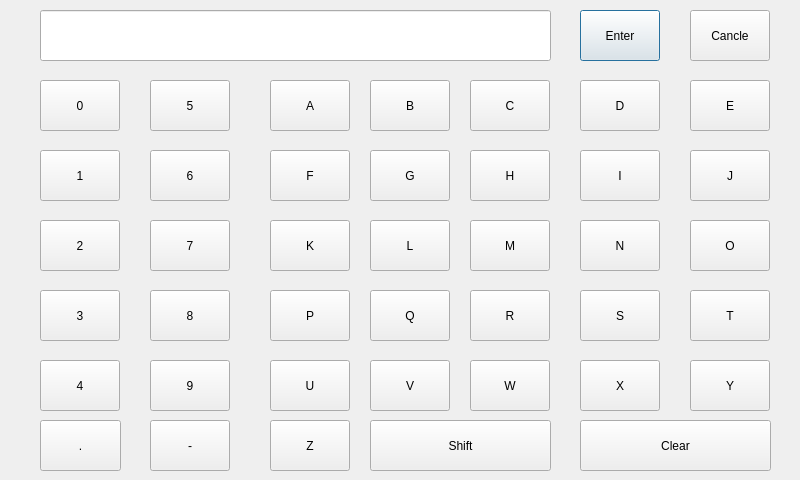
<?xml version="1.0" encoding="UTF-8"?>
<ui version="4.0">
 <class>KeyBoard</class>
 <widget class="QDialog" name="KeyBoard">
  <property name="geometry">
   <rect>
    <x>0</x>
    <y>0</y>
    <width>800</width>
    <height>480</height>
   </rect>
  </property>
  <property name="minimumSize">
   <size>
    <width>800</width>
    <height>480</height>
   </size>
  </property>
  <property name="windowTitle">
   <string>Dialog</string>
  </property>
  <widget class="QLineEdit" name="input">
   <property name="geometry">
    <rect>
     <x>40</x>
     <y>10</y>
     <width>511</width>
     <height>51</height>
    </rect>
   </property>
   <property name="readOnly">
    <bool>true</bool>
   </property>
  </widget>
  <widget class="QPushButton" name="enter">
   <property name="geometry">
    <rect>
     <x>580</x>
     <y>10</y>
     <width>80</width>
     <height>51</height>
    </rect>
   </property>
   <property name="text">
    <string>Enter</string>
   </property>
  </widget>
  <widget class="QPushButton" name="cancle">
   <property name="geometry">
    <rect>
     <x>690</x>
     <y>10</y>
     <width>80</width>
     <height>51</height>
    </rect>
   </property>
   <property name="text">
    <string>Cancle</string>
   </property>
  </widget>
  <widget class="QPushButton" name="k0">
   <property name="geometry">
    <rect>
     <x>40</x>
     <y>80</y>
     <width>80</width>
     <height>51</height>
    </rect>
   </property>
   <property name="text">
    <string>0</string>
   </property>
  </widget>
  <widget class="QPushButton" name="k5">
   <property name="geometry">
    <rect>
     <x>150</x>
     <y>80</y>
     <width>80</width>
     <height>51</height>
    </rect>
   </property>
   <property name="text">
    <string>5</string>
   </property>
  </widget>
  <widget class="QPushButton" name="a">
   <property name="geometry">
    <rect>
     <x>270</x>
     <y>80</y>
     <width>80</width>
     <height>51</height>
    </rect>
   </property>
   <property name="text">
    <string>A</string>
   </property>
  </widget>
  <widget class="QPushButton" name="b">
   <property name="geometry">
    <rect>
     <x>370</x>
     <y>80</y>
     <width>80</width>
     <height>51</height>
    </rect>
   </property>
   <property name="text">
    <string>B</string>
   </property>
  </widget>
  <widget class="QPushButton" name="c">
   <property name="geometry">
    <rect>
     <x>470</x>
     <y>80</y>
     <width>80</width>
     <height>51</height>
    </rect>
   </property>
   <property name="text">
    <string>C</string>
   </property>
  </widget>
  <widget class="QPushButton" name="d">
   <property name="geometry">
    <rect>
     <x>580</x>
     <y>80</y>
     <width>80</width>
     <height>51</height>
    </rect>
   </property>
   <property name="text">
    <string>D</string>
   </property>
  </widget>
  <widget class="QPushButton" name="e">
   <property name="geometry">
    <rect>
     <x>690</x>
     <y>80</y>
     <width>80</width>
     <height>51</height>
    </rect>
   </property>
   <property name="text">
    <string>E</string>
   </property>
  </widget>
  <widget class="QPushButton" name="j">
   <property name="geometry">
    <rect>
     <x>690</x>
     <y>150</y>
     <width>80</width>
     <height>51</height>
    </rect>
   </property>
   <property name="text">
    <string>J</string>
   </property>
  </widget>
  <widget class="QPushButton" name="g">
   <property name="geometry">
    <rect>
     <x>370</x>
     <y>150</y>
     <width>80</width>
     <height>51</height>
    </rect>
   </property>
   <property name="text">
    <string>G</string>
   </property>
  </widget>
  <widget class="QPushButton" name="f">
   <property name="geometry">
    <rect>
     <x>270</x>
     <y>150</y>
     <width>80</width>
     <height>51</height>
    </rect>
   </property>
   <property name="text">
    <string>F</string>
   </property>
  </widget>
  <widget class="QPushButton" name="i">
   <property name="geometry">
    <rect>
     <x>580</x>
     <y>150</y>
     <width>80</width>
     <height>51</height>
    </rect>
   </property>
   <property name="text">
    <string>I</string>
   </property>
  </widget>
  <widget class="QPushButton" name="h">
   <property name="geometry">
    <rect>
     <x>470</x>
     <y>150</y>
     <width>80</width>
     <height>51</height>
    </rect>
   </property>
   <property name="text">
    <string>H</string>
   </property>
  </widget>
  <widget class="QPushButton" name="k1">
   <property name="geometry">
    <rect>
     <x>40</x>
     <y>150</y>
     <width>80</width>
     <height>51</height>
    </rect>
   </property>
   <property name="text">
    <string>1</string>
   </property>
  </widget>
  <widget class="QPushButton" name="k6">
   <property name="geometry">
    <rect>
     <x>150</x>
     <y>150</y>
     <width>80</width>
     <height>51</height>
    </rect>
   </property>
   <property name="text">
    <string>6</string>
   </property>
  </widget>
  <widget class="QPushButton" name="o">
   <property name="geometry">
    <rect>
     <x>690</x>
     <y>220</y>
     <width>80</width>
     <height>51</height>
    </rect>
   </property>
   <property name="text">
    <string>O</string>
   </property>
  </widget>
  <widget class="QPushButton" name="l">
   <property name="geometry">
    <rect>
     <x>370</x>
     <y>220</y>
     <width>80</width>
     <height>51</height>
    </rect>
   </property>
   <property name="text">
    <string>L</string>
   </property>
  </widget>
  <widget class="QPushButton" name="s">
   <property name="geometry">
    <rect>
     <x>580</x>
     <y>290</y>
     <width>80</width>
     <height>51</height>
    </rect>
   </property>
   <property name="text">
    <string>S</string>
   </property>
  </widget>
  <widget class="QPushButton" name="k">
   <property name="geometry">
    <rect>
     <x>270</x>
     <y>220</y>
     <width>80</width>
     <height>51</height>
    </rect>
   </property>
   <property name="text">
    <string>K</string>
   </property>
  </widget>
  <widget class="QPushButton" name="k3">
   <property name="geometry">
    <rect>
     <x>40</x>
     <y>290</y>
     <width>80</width>
     <height>51</height>
    </rect>
   </property>
   <property name="text">
    <string>3</string>
   </property>
  </widget>
  <widget class="QPushButton" name="t">
   <property name="geometry">
    <rect>
     <x>690</x>
     <y>290</y>
     <width>80</width>
     <height>51</height>
    </rect>
   </property>
   <property name="text">
    <string>T</string>
   </property>
  </widget>
  <widget class="QPushButton" name="p">
   <property name="geometry">
    <rect>
     <x>270</x>
     <y>290</y>
     <width>80</width>
     <height>51</height>
    </rect>
   </property>
   <property name="text">
    <string>P</string>
   </property>
  </widget>
  <widget class="QPushButton" name="n">
   <property name="geometry">
    <rect>
     <x>580</x>
     <y>220</y>
     <width>80</width>
     <height>51</height>
    </rect>
   </property>
   <property name="text">
    <string>N</string>
   </property>
  </widget>
  <widget class="QPushButton" name="k8">
   <property name="geometry">
    <rect>
     <x>150</x>
     <y>290</y>
     <width>80</width>
     <height>51</height>
    </rect>
   </property>
   <property name="text">
    <string>8</string>
   </property>
  </widget>
  <widget class="QPushButton" name="q">
   <property name="geometry">
    <rect>
     <x>370</x>
     <y>290</y>
     <width>80</width>
     <height>51</height>
    </rect>
   </property>
   <property name="text">
    <string>Q</string>
   </property>
  </widget>
  <widget class="QPushButton" name="r">
   <property name="geometry">
    <rect>
     <x>470</x>
     <y>290</y>
     <width>80</width>
     <height>51</height>
    </rect>
   </property>
   <property name="text">
    <string>R</string>
   </property>
  </widget>
  <widget class="QPushButton" name="m">
   <property name="geometry">
    <rect>
     <x>470</x>
     <y>220</y>
     <width>80</width>
     <height>51</height>
    </rect>
   </property>
   <property name="text">
    <string>M</string>
   </property>
  </widget>
  <widget class="QPushButton" name="k2">
   <property name="geometry">
    <rect>
     <x>40</x>
     <y>220</y>
     <width>80</width>
     <height>51</height>
    </rect>
   </property>
   <property name="text">
    <string>2</string>
   </property>
  </widget>
  <widget class="QPushButton" name="k7">
   <property name="geometry">
    <rect>
     <x>150</x>
     <y>220</y>
     <width>80</width>
     <height>51</height>
    </rect>
   </property>
   <property name="text">
    <string>7</string>
   </property>
  </widget>
  <widget class="QPushButton" name="u">
   <property name="geometry">
    <rect>
     <x>270</x>
     <y>360</y>
     <width>80</width>
     <height>51</height>
    </rect>
   </property>
   <property name="text">
    <string>U</string>
   </property>
  </widget>
  <widget class="QPushButton" name="v">
   <property name="geometry">
    <rect>
     <x>370</x>
     <y>360</y>
     <width>80</width>
     <height>51</height>
    </rect>
   </property>
   <property name="text">
    <string>V</string>
   </property>
  </widget>
  <widget class="QPushButton" name="k9">
   <property name="geometry">
    <rect>
     <x>150</x>
     <y>360</y>
     <width>80</width>
     <height>51</height>
    </rect>
   </property>
   <property name="text">
    <string>9</string>
   </property>
  </widget>
  <widget class="QPushButton" name="x">
   <property name="geometry">
    <rect>
     <x>580</x>
     <y>360</y>
     <width>80</width>
     <height>51</height>
    </rect>
   </property>
   <property name="text">
    <string>X</string>
   </property>
  </widget>
  <widget class="QPushButton" name="k4">
   <property name="geometry">
    <rect>
     <x>40</x>
     <y>360</y>
     <width>80</width>
     <height>51</height>
    </rect>
   </property>
   <property name="text">
    <string>4</string>
   </property>
  </widget>
  <widget class="QPushButton" name="y">
   <property name="geometry">
    <rect>
     <x>690</x>
     <y>360</y>
     <width>80</width>
     <height>51</height>
    </rect>
   </property>
   <property name="text">
    <string>Y</string>
   </property>
  </widget>
  <widget class="QPushButton" name="w">
   <property name="geometry">
    <rect>
     <x>470</x>
     <y>360</y>
     <width>80</width>
     <height>51</height>
    </rect>
   </property>
   <property name="text">
    <string>W</string>
   </property>
  </widget>
  <widget class="QPushButton" name="dot">
   <property name="geometry">
    <rect>
     <x>40</x>
     <y>420</y>
     <width>81</width>
     <height>51</height>
    </rect>
   </property>
   <property name="text">
    <string>.</string>
   </property>
  </widget>
  <widget class="QPushButton" name="z">
   <property name="geometry">
    <rect>
     <x>270</x>
     <y>420</y>
     <width>80</width>
     <height>51</height>
    </rect>
   </property>
   <property name="text">
    <string>Z</string>
   </property>
  </widget>
  <widget class="QPushButton" name="shift">
   <property name="geometry">
    <rect>
     <x>370</x>
     <y>420</y>
     <width>181</width>
     <height>51</height>
    </rect>
   </property>
   <property name="text">
    <string>Shift</string>
   </property>
  </widget>
  <widget class="QPushButton" name="minus">
   <property name="geometry">
    <rect>
     <x>150</x>
     <y>420</y>
     <width>80</width>
     <height>51</height>
    </rect>
   </property>
   <property name="text">
    <string>-</string>
   </property>
  </widget>
  <widget class="QPushButton" name="clear">
   <property name="geometry">
    <rect>
     <x>580</x>
     <y>420</y>
     <width>191</width>
     <height>51</height>
    </rect>
   </property>
   <property name="text">
    <string>Clear</string>
   </property>
  </widget>
 </widget>
 <resources/>
 <connections/>
</ui>
